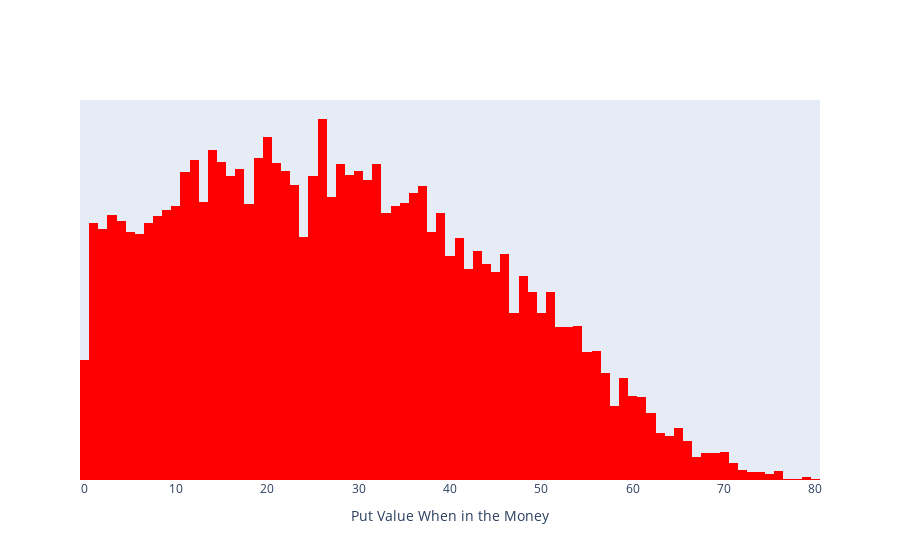

Source (notebook cell):
### Markdown cell above
# FIGURE (IN THE MONEY PUT)

### Code cell
fig_put = go.Figure(go.Histogram(x=K-np.array(puts), 
                                marker=dict(color='red')
                                )
                    )
fig_put.update_yaxes(tickvals=[])
fig_put.update_xaxes(title = "Put Value When in the Money")
fig_put.show()

### Figure 1 — Plotly figure (JSON) as saved in the notebook; plotly's stock layout.template omitted (floating-point values rounded to 4 significant figures; data arrays with more than 128 entries replaced by an {"elided": "..."} marker saying what was removed)
{"data": [{"marker": {"color": "red"}, "type": "histogram", "x": {"elided": "11942 float values"}}], "layout": {"xaxis": {"title": {"text": "Put Value When in the Money"}}, "yaxis": {"tickvals": []}}}
